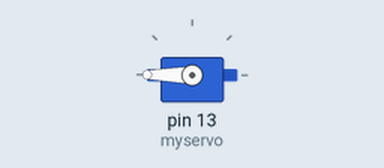
Recording of a sketch running on a simulated Arduino Uno, built with avr-gcc and run on an emulated ATmega328P. Shown: servo.

Above: at 0.05 s.
Timing chart, 0 to 3.0 s (numbered marks = the images above):
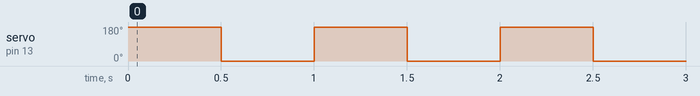

The sketch:

Servo_Test.ino
```cpp
#include <Servo.h>

Servo myservo;

int pos = 0;

void setup() {
  // put your setup code here, to run once:
  myservo.attach(13);
}

void loop() {
  // put your main code here, to run repeatedly:
  if(pos != 180){
    pos = 180;
    myservo.write(pos);
    delay(500);
  }
  else{
    pos = 0;
    myservo.write(pos);
    delay(500);
  }
}
```

Measured:
- by itself, servo on pin 13 (myservo): alternates 180° for 0.50 s and 0° for 0.50 s
